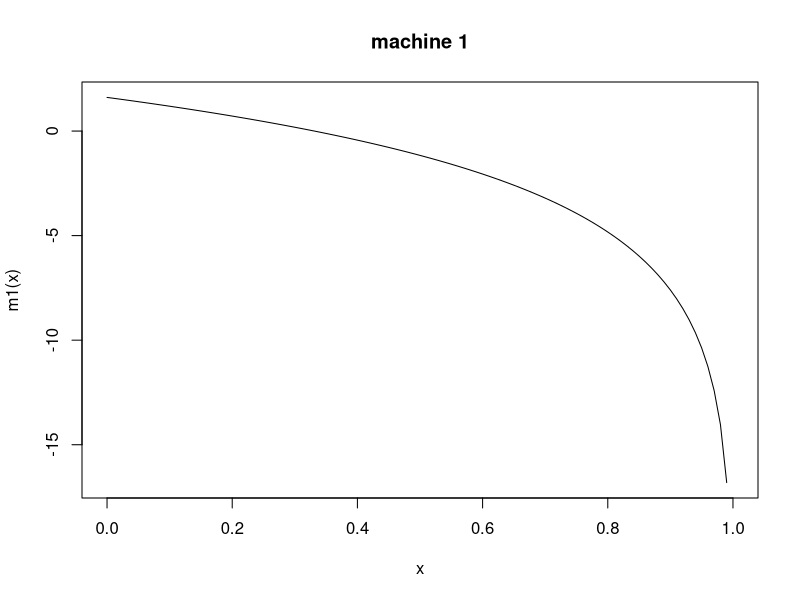
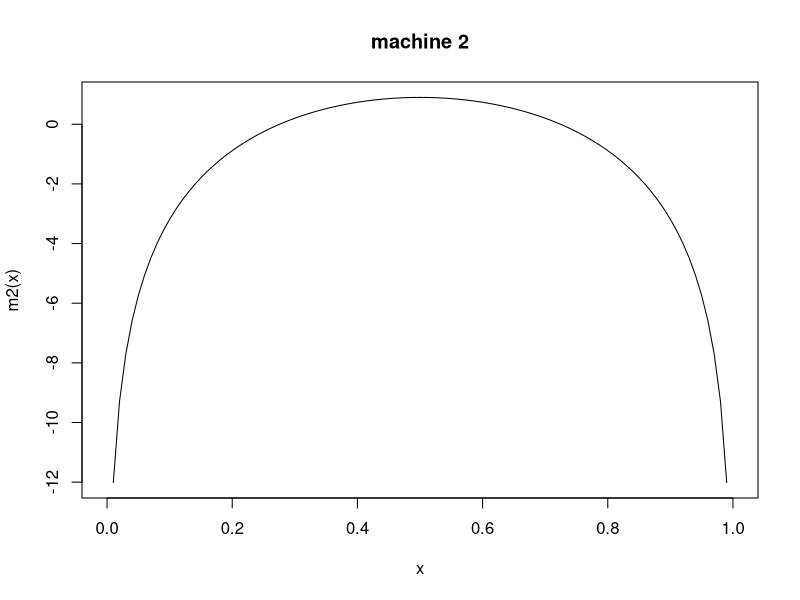
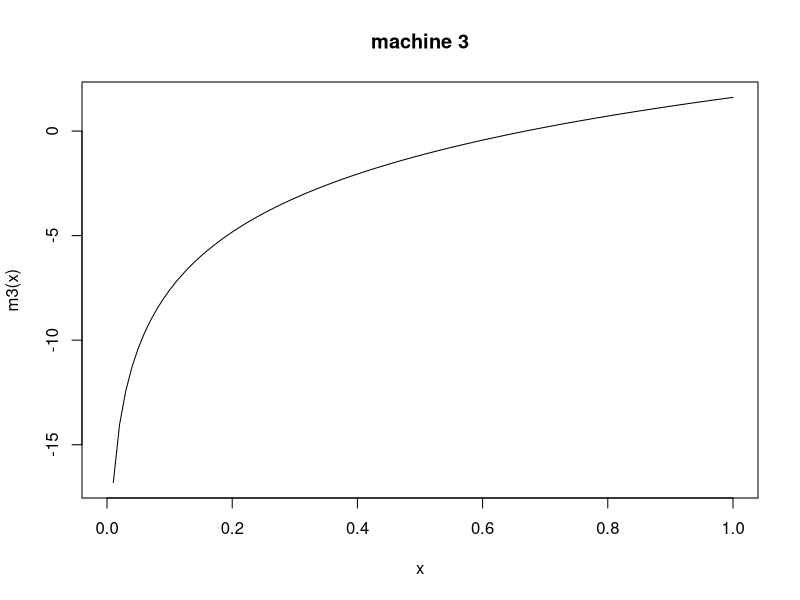

Source code (R) for these figures, in order: (Note: this script raises an error after producing the figures.)
# File: hypothesisTests.R
# Auth: uhkniazi
# Date: 19/07/2017
# Desc: testing binary and multiple hypotheses


### define three machines
## model m1 - machine makes less defective widgets
m1 = function(th) dbeta(th, 1, 5, log = T)

## model m2 - machine makes between average defective widgets
m2 = function(th) dbeta(th, 5, 5, log = T)

## model m3 - machine makes almost everything bad
m3 = function(th) dbeta(th, 5, 1, log = T)

## define an array that represents number of models in our parameter space
## each index has a prior weight/probability of being selected
## this can be thought of coming from a categorical distribution 
mix.prior = c(m1=10/15 ,m2= 4/15 ,m3= 1/15)

## define a joint prior space for these 3 models
g.mix = function(theta) {
  log(mix.prior['m1']*exp(m1(theta)) + mix.prior['m2']*exp(m2(theta)) +
    mix.prior['m3']*exp(m3(theta)))}

## some plots to look at the shapes of the priors
curve(m1, 0, 1, main='machine 1')
curve(m2, 0, 1, main='machine 2')
curve(m3, 0, 1, main='machine 3')
par(p.old)
curve(g.mix, 0, 1, main='Joint Prior Mixture of 3 models')

# we observe data from a machine, how many bad do we see
data = rbinom(20, 1, 1/6)
b = sum(data)
data = c(good=length(data)-b, bad=b)
data = c(good=0, bad=20)

############################
## try using log posterior function
library(LearnBayes)
library(car)
logit.inv = function(p) {exp(p)/(exp(p)+1) }

mylogpost_m1 = function(theta, data){
  ## theta contains parameters we wish to track
  th = logit.inv(theta['theta'])
  suc = data['bad']
  fail = data['good']
  
  # define likelihood function
  lf = function(s, f, t) return(dbinom(s, s+f, t, log=T))
  
  # calculate log posterior
  val = lf(suc, fail, th) + m1(th) 
  return(val)
}

mylogpost_m2 = function(theta, data){
  ## theta contains parameters we wish to track
  th = logit.inv(theta['theta'])
  suc = data['bad']
  fail = data['good']
  
  # define likelihood function
  lf = function(s, f, t) return(dbinom(s, s+f, t, log=T))
  
  # calculate log posterior
  val = lf(suc, fail, th) + m2(th)
  return(val)
}

mylogpost_m3 = function(theta, data){
  ## theta contains parameters we wish to track
  th = logit.inv(theta['theta'])
  suc = data['bad']
  fail = data['good']
  
  # define likelihood function
  lf = function(s, f, t) return(dbinom(s, s+f, t, log=T))
  
  # calculate log posterior
  val = lf(suc, fail, th) + m3(th)
  return(val)
}

## choose starting values
# failure rate for first machine
start = c(theta=logit(1/6))
mylogpost_m1(start, data)
fit_m1 = laplace(mylogpost_m1, start, data)

# failure rate for second machine
start = c(theta=logit(1/3))
mylogpost_m2(start, data)
fit_m2 = laplace(mylogpost_m2, start, data)

# failure rate for 3rd machine
start = c(theta=logit(99/100))
mylogpost_m3(start, data)
fit_m3 = laplace(mylogpost_m3, start, data)

# values for theta for each model
logit.inv(fit_m1$mode)
logit.inv(fit_m2$mode)
logit.inv(fit_m3$mode)
# approximate posterior predictive distribution
exp(fit_m1$int)
exp(fit_m2$int)
exp(fit_m3$int)

BFm1 = exp(fit_m1$int) / exp(fit_m2$int)
BFm3 = exp(fit_m3$int) / exp(fit_m2$int)

# posterior prob for the models
mix.post = mix.prior
mix.post[1] = exp(fit_m1$int) * mix.prior[1] / (exp(fit_m1$int) * mix.prior[1] + exp(fit_m2$int) * mix.prior[2]
                                                + exp(fit_m3$int) * mix.prior[3])

mix.post[2] = exp(fit_m2$int) * mix.prior[2] / (exp(fit_m1$int) * mix.prior[1] + exp(fit_m2$int) * mix.prior[2]
                                                + exp(fit_m3$int) * mix.prior[3])

mix.post[3] = exp(fit_m3$int) * mix.prior[3] / (exp(fit_m1$int) * mix.prior[1] + exp(fit_m2$int) * mix.prior[2]
                                                + exp(fit_m3$int) * mix.prior[3])

mix.post

ivData = c(0, 0, 1, 1, 0, 1, rep(1, times=10), rep(0, times=5), rep(1, times=3))

lMixs = lapply((3:length(ivData)), function(x){
  data = ivData[1:x]
  b = sum(data)
  data = c(good=length(data)-b, bad=b)
  start = c(theta=logit(0.5))
  fit_m1 = laplace(mylogpost_m1, start, data)
  fit_m2 = laplace(mylogpost_m2, start, data)
  fit_m3 = laplace(mylogpost_m3, start, data)
  mix.post = mix.prior
  mix.post[1] = exp(fit_m1$int) * mix.prior[1] / (exp(fit_m1$int) * mix.prior[1] + exp(fit_m2$int) * mix.prior[2]
                                                  + exp(fit_m3$int) * mix.prior[3])
  
  mix.post[2] = exp(fit_m2$int) * mix.prior[2] / (exp(fit_m1$int) * mix.prior[1] + exp(fit_m2$int) * mix.prior[2]
                                                  + exp(fit_m3$int) * mix.prior[3])
  
  mix.post[3] = exp(fit_m3$int) * mix.prior[3] / (exp(fit_m1$int) * mix.prior[1] + exp(fit_m2$int) * mix.prior[2]
                                                  + exp(fit_m3$int) * mix.prior[3])
  return(mix.post)
})

mMixs = do.call(rbind, lMixs)
matplot(mMixs, type='l', lty=1, lwd=2, xaxt='n', main='Posterior probabilities for the 3 hypotheses')
axis(1, at = 1:nrow(mMixs), labels = 3:length(ivData), cex.axis=0.7)
legend('topright', legend = c('M1', 'M2', 'M3'), fill=c('black', 'red', 'green'))
points(rep(1, times=3), mix.prior, col= c('black', 'red', 'green'), pch=20)
